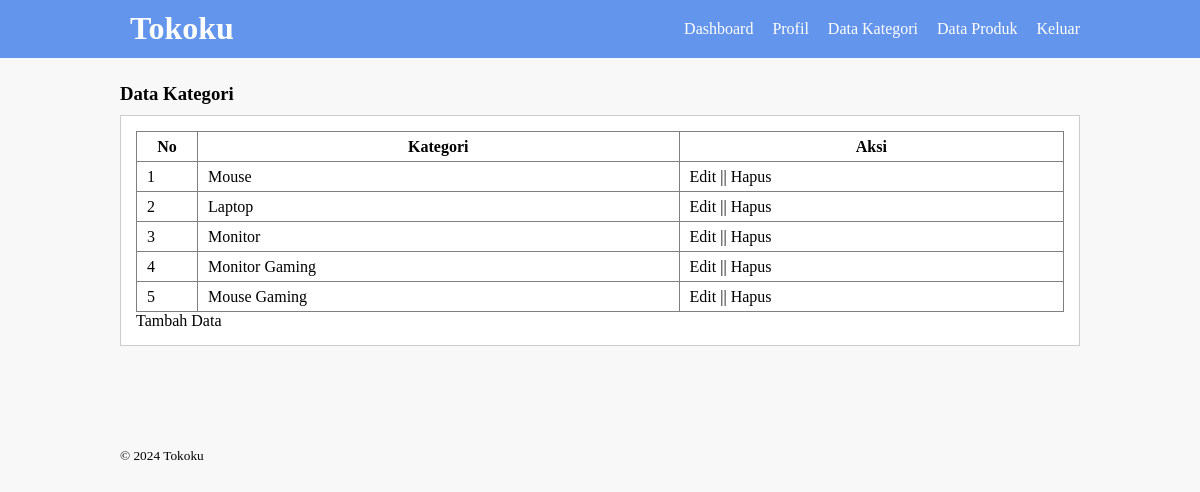
/data-kategori.php (signed in), run on the app's committed database.
### tables this page shows
CREATE TABLE `tb_category` (
  `category_id` int(11) NOT NULL,
  `category_name` varchar(25) NOT NULL
);

### data-kategori.php (the view, shortened to what this page needs)
<?php
include 'db.php';
?>
<!DOCTYPE html>
<html lang="en">
<head>
     <link rel="stylesheet" type="text/css" href="css/style.css">
</head>
<body>
<header>
     <div class="container">
          <h1><a href="dashboard.php">Tokoku</a></h1>
          <ul>
               <li><a href="dashboard.php">Dashboard</a></li>
               <li><a href="profil.php">Profil</a></li>
               <li><a href="data-kategori.php">Data Kategori</a></li>
               <li><a href="data-produk.php">Data Produk</a></li>
               <li><a href="keluar.php">Keluar</a></li>
          </ul>
     </div>
</header>
<div class="section">
     <div class="container">
          <h3>Data Kategori</h3>
          <div class="box">
               <table border="1" cellspacing="0" class="table">
                    <thead>
                         <tr>
                              <th width="60px">No</th>
                              <th>Kategori</th>
                              <th>Aksi</th>
                         </tr>
                    </thead>
                    <tbody>
                         <?php
                         $no = 1;
                         $kategori = mysqli_query($con,"SELECT * FROM tb_category ORDER BY category_id DESC");
                         while($row = mysqli_fetch_array($kategori)){
                              ?>
                              <tr>
                                   <td><?php echo $no++?></td>
                                   <td><?php echo $row['category_name']?></td>
                                   <td>
                                        <a href="edit-kategori.php?idk=<?php echo $row['category_id']?>">Edit</a> ||
                                        <a href="proses-hapus.php?idk=<?php echo $row['category_id']?>" onclick="return confirm('Apakah Anda yakin ingin menghapus kategori ini?')">Hapus</a>
                                   </td>
                              </tr>
                              <?php
                         }
                         ?>
                    </tbody>
               </table>
               <p><a href="tambah-kategori.php">Tambah Data</a></p>
          </div>
     </div>
</div>
<footer>
     <div class="container">
          <small>&copy; 2024 Tokoku</small>
     </div>
</footer>
</body>
</html>

### css/style.css (style rules this page uses)
* { padding:0 ; margin: 0; font-family: 'quicksand' sans-serif; }
body { background-color: #f8f8f8; }
a { color: inherit; text-decoration: none; }
header { background-color: cornflowerblue; color: #ffff; }
header h1 { float: left; padding: 10px; }
header ul { float: right; }
header ul li { display: inline-block; }
header ul li a { padding:20px 0 20px 15px ; display: inline-block; }
footer { padding: 50px 0 ; }
.container { width: 80%; margin: 0 auto; }
.container:after { content: ''; display: block; clear: both; }
.section { padding: 25px 0; }
.box { background-color: #ffff; border: 1px solid #ccc; padding: 15px; box-sizing: border-box; margin: 10px 0 25px 0; }
.table { width: 100%; border-collapse: collapse; }
.table tr { height: 30px; }
.table tr td { padding: 5px 10px ; }

### data on the page
tb_category: category_name "Mouse"
tb_category: category_name "Laptop"
tb_category: category_name "Monitor"
tb_category: category_name "Monitor Gaming"
tb_category: category_name "Mouse Gaming"
